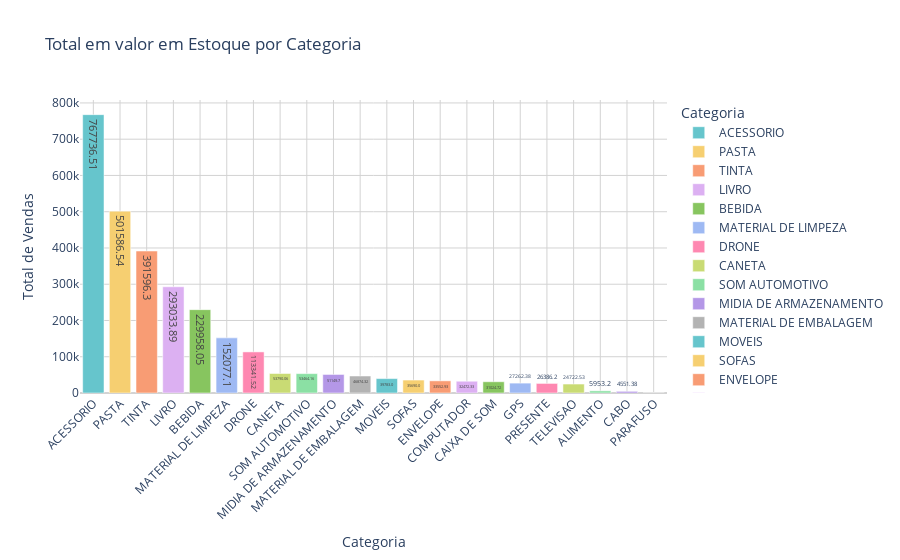

The notebook cell this image was saved under:
### Code cell
#plotando gráfico do total em estoque por categoria
fig1 = go.Figure()
for idx, (categoria, total) in enumerate(categoria_totais.items()):
    fig1.add_trace(go.Bar(
        x=[categoria],
        y=[total],
        name=str(categoria),
        text=[total],
        textposition='auto',
        marker=dict(color=px.colors.qualitative.Pastel[idx % len(px.colors.qualitative.Pastel)])
    ))
fig1.update_layout(
    title='Total em valor em Estoque por Categoria',
    xaxis_title='Categoria',
    yaxis_title='Total de Vendas',
    template='plotly_white',
    xaxis=dict(
        tickangle=-45,
        tickmode='array',
        tickvals=list(range(len(categoria_totais.index))),
        ticktext=categoria_totais.index,
        showgrid=True,
        gridcolor='LightGray',
    ),
    yaxis=dict(
        showgrid=True,
        gridcolor='LightGray',
        zeroline=True,
        zerolinecolor='LightGray',
        zerolinewidth=2
    ),
    showlegend=True,
    legend_title_text='Categoria'
)
fig1.show()

### Figure 1 — Plotly figure (JSON) as saved in the notebook; plotly's stock layout.template omitted (floating-point values rounded to 4 significant figures)
{"data": [{"marker": {"color": "rgb(102, 197, 204)"}, "name": "ACESSORIO", "text": ["767736.51"], "textposition": "auto", "type": "bar", "x": ["ACESSORIO"], "y": [767700.0]}, {"marker": {"color": "rgb(246, 207, 113)"}, "name": "PASTA", "text": ["501586.54"], "textposition": "auto", "type": "bar", "x": ["PASTA"], "y": [501600.0]}, {"marker": {"color": "rgb(248, 156, 116)"}, "name": "TINTA", "text": ["391596.3"], "textposition": "auto", "type": "bar", "x": ["TINTA"], "y": [391600.0]}, {"marker": {"color": "rgb(220, 176, 242)"}, "name": "LIVRO", "text": ["293033.89"], "textposition": "auto", "type": "bar", "x": ["LIVRO"], "y": [293000.0]}, {"marker": {"color": "rgb(135, 197, 95)"}, "name": "BEBIDA", "text": ["229958.05"], "textposition": "auto", "type": "bar", "x": ["BEBIDA"], "y": [230000.0]}, {"marker": {"color": "rgb(158, 185, 243)"}, "name": "MATERIAL DE LIMPEZA", "text": ["152077.1"], "textposition": "auto", "type": "bar", "x": ["MATERIAL DE LIMPEZA"], "y": [152100.0]}, {"marker": {"color": "rgb(254, 136, 177)"}, "name": "DRONE", "text": ["113341.52"], "textposition": "auto", "type": "bar", "x": ["DRONE"], "y": [113300.0]}, {"marker": {"color": "rgb(201, 219, 116)"}, "name": "CANETA", "text": ["53790.06"], "textposition": "auto", "type": "bar", "x": ["CANETA"], "y": [53790.0]}, {"marker": {"color": "rgb(139, 224, 164)"}, "name": "SOM AUTOMOTIVO", "text": ["53464.16"], "textposition": "auto", "type": "bar", "x": ["SOM AUTOMOTIVO"], "y": [53460.0]}, {"marker": {"color": "rgb(180, 151, 231)"}, "name": "MIDIA DE ARMAZENAMENTO", "text": ["51149.7"], "textposition": "auto", "type": "bar", "x": ["MIDIA DE ARMAZENAMENTO"], "y": [51150.0]}, {"marker": {"color": "rgb(179, 179, 179)"}, "name": "MATERIAL DE EMBALAGEM", "text": ["46874.32"], "textposition": "auto", "type": "bar", "x": ["MATERIAL DE EMBALAGEM"], "y": [46870.0]}, {"marker": {"color": "rgb(102, 197, 204)"}, "name": "MOVEIS", "text": ["39783.0"], "textposition": "auto", "type": "bar", "x": ["MOVEIS"], "y": [39783]}, {"marker": {"color": "rgb(246, 207, 113)"}, "name": "SOFAS", "text": ["35690.0"], "textposition": "auto", "type": "bar", "x": ["SOFAS"], "y": [35690]}, {"marker": {"color": "rgb(248, 156, 116)"}, "name": "ENVELOPE", "text": ["33552.93"], "textposition": "auto", "type": "bar", "x": ["ENVELOPE"], "y": [33550.0]}, {"marker": {"color": "rgb(220, 176, 242)"}, "name": "COMPUTADOR", "text": ["32472.33"], "textposition": "auto", "type": "bar", "x": ["COMPUTADOR"], "y": [32470.0]}, {"marker": {"color": "rgb(135, 197, 95)"}, "name": "CAIXA DE SOM", "text": ["31024.72"], "textposition": "auto", "type": "bar", "x": ["CAIXA DE SOM"], "y": [31020.0]}, {"marker": {"color": "rgb(158, 185, 243)"}, "name": "GPS", "text": ["27262.38"], "textposition": "auto", "type": "bar", "x": ["GPS"], "y": [27260.0]}, {"marker": {"color": "rgb(254, 136, 177)"}, "name": "PRESENTE", "text": ["26386.2"], "textposition": "auto", "type": "bar", "x": ["PRESENTE"], "y": [26390.0]}, {"marker": {"color": "rgb(201, 219, 116)"}, "name": "TELEVISAO", "text": ["24722.53"], "textposition": "auto", "type": "bar", "x": ["TELEVISAO"], "y": [24720.0]}, {"marker": {"color": "rgb(139, 224, 164)"}, "name": "ALIMENTO", "text": ["5953.2"], "textposition": "auto", "type": "bar", "x": ["ALIMENTO"], "y": [5953.0]}, {"marker": {"color": "rgb(180, 151, 231)"}, "name": "CABO", "text": ["4551.38"], "textposition": "auto", "type": "bar", "x": ["CABO"], "y": [4551.0]}, {"marker": {"color": "rgb(179, 179, 179)"}, "name": "PARAFUSO", "text": ["0.0"], "textposition": "auto", "type": "bar", "x": ["PARAFUSO"], "y": [0]}], "layout": {"legend": {"title": {"text": "Categoria"}}, "showlegend": true, "title": {"text": "Total em valor em Estoque por Categoria"}, "xaxis": {"gridcolor": "LightGray", "showgrid": true, "tickangle": -45, "tickmode": "array", "ticktext": ["ACESSORIO", "PASTA", "TINTA", "LIVRO", "BEBIDA", "MATERIAL DE LIMPEZA", "DRONE", "CANETA", "SOM AUTOMOTIVO", "MIDIA DE ARMAZENAMENTO", "MATERIAL DE EMBALAGEM", "MOVEIS", "SOFAS", "ENVELOPE", "COMPUTADOR", "CAIXA DE SOM", "GPS", "PRESENTE", "TELEVISAO", "ALIMENTO", "CABO", "PARAFUSO"], "tickvals": [0, 1, 2, 3, 4, 5, 6, 7, 8, 9, 10, 11, 12, 13, 14, 15, 16, 17, 18, 19, 20, 21], "title": {"text": "Categoria"}}, "yaxis": {"gridcolor": "LightGray", "showgrid": true, "title": {"text": "Total de Vendas"}, "zeroline": true, "zerolinecolor": "LightGray", "zerolinewidth": 2}}}
